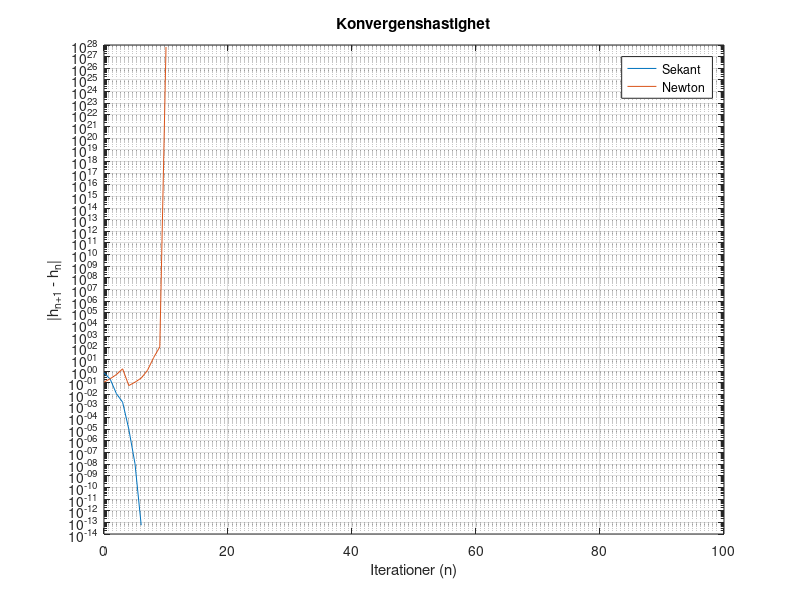

The MATLAB script that drew this image:
% Uppgift 2a Newtons metod (har lite problem med startgissning)
H = 0.5;
f = @(x) 8 * exp(-x/2) * cos(3 * x) - H; % funktionen
fp = @(x) -4 * exp(-x/2) * cos(3 * x) + 24 * exp(-x/2) * sin(3 * x); % derivatan av funktionen

x = 4.6; % Startgissning (måste ändras för nu divergerar funtionen wierd)
tol = 1e-8; % Tolerans
diffx = 1; iter = 0; maxiter = 100;

while diffx > tol && iter < maxiter % sålänge diff är större än tolerasen
    iter = iter + 1; % öka anta iterationer
    xnew = x - (f ( x ) / fp ( x )) ; % Räkna xn+1=xn-(f(x)/f'(x)) 
    diffx = abs ( xnew - x ) ; % skillnaden/längden mellan två pinkter:  | x ( n +1) -x ( n ) |
    x = xnew ; % Uppdatera xn med värdet av xn+1, alltså stargissningen uppdateras
    disp ([ iter xnew diffx ]) % Utskrift pa skarmen
 end
Th=xnew %resultat


%---------_________________-----------------_______________________-----------------------___________________

% Uppgift 2b : Secant method (funkar bra)
H=0.5;
g = @(x) 8 * exp(-x/2) * cos(3 * x) - H; % funitionen
% Startgissning
h0 = 4; 
h1 = 5;
tol = 1e-8; % tolerans
diffx = 1; % differensen
iter = 0; % antal iterationer
maxiter = 100;

while diffx > tol && iter < maxiter % sålänge differensen är större än toleransen
    iter = iter + 1; % Increment iteration 
    hnew = h1 - g(h1) * ((h1 - h0) / (g(h1) - g(h0))); % räkna xn+1 = xn-f(xn)*(x-xn)/f(xn)-f(x0) här är xn =h1 och x= h0
    diffx = abs(hnew - h1); % skillnaden/längden mellan två pinkter:  | x ( n +1) -x ( n ) |
    h0 = h1;  % uppdatera så att i andra iteration x=h1
    h1 = hnew; % uppdatera så att i andra iteration xn = xn+1 alltså den nya x värdet
    disp([iter, hnew, diffx]); 
end
T = hnew

%---------------________________------------______________---------------______________---------------------

%Uppgift 2c: Jämför konvergenshastigheten

% #############  Kopiera sekants metod ################
H = 0.5;
g = @(x) 8 * exp(-x/2) * cos(3 * x) - H;
% Startgissning
h0 = 4; 
h1 = 5;
tol = 1e-8; % Tolerans
diffx = []; % Difference till en vector för att lagra skillnader |h_{n+1} - h_n| för olika n ={0,1,2....}
iter = 0;
maxiter = 100; % Maximalt antal iterationer
while iter < maxiter
    iter = iter + 1; % Öka antal iterationer
    % Beräkna nästa steg
    hnew = h1 - g(h1) * ((h1 - h0) / (g(h1) - g(h0))); 
    % Spara skillnaden |h_{n+1} - h_n|
    diffx = [diffx, abs(hnew - h1)];
    % Uppdatera för nästa iteration
    h0 = h1;
    h1 = hnew;
end
%###########  kopiera Newtons metod  ###############
H = 0.5;
f = @(x) 8 * exp(-x/2) * cos(3 * x) - H;
fp = @(x) -4 * exp(-x/2) * cos(3 * x) + 24 * exp(-x/2) * sin(3 * x);
x = 4.6; % Startgissning
tol = 1e-8; % Tolerans
diffx1 = []; %Difference till en vector för att lagra skillnader |h_{n+1} - h_n| för olika n ={0,1,2....}
iter1 = 0; maxiter = 100;
while iter1 < maxiter
    iter1 = iter1 + 1; % increment iterations
    xnew = x - (f ( x ) / fp ( x )) ; % räkna xn+1
    diffx1 = [diffx1, abs( xnew - x )] ; % lägg till diff för varje iteration i vektorn
    x = xnew ; % uppdatera startgissning
 end

% ###############  Plotta konvergenshastigheten  ################
figure;
semilogy(0:length(diffx)-1, diffx);
hold on;
semilogy(0:length(diffx1)-1, diffx1);

grid on;

xlabel('Iterationer (n)');
ylabel('|h_{n+1} - h_n|');
title('Konvergenshastighet');
legend('Sekant', 'Newton');


%________----------------_________________------------------___________________------------------------_____

% Uppgift 2d (måste fixa probelemt med startgissning, samma problem som i 2a)
H = 2.8464405473 ; % byt H = 2.8464405473 
v = @(x) 8 * exp(-x/2) * cos(3 * x) - H; % funktionen
vp = @(x) -4 * exp(-x/2) * cos(3 * x) + 24 * exp(-x/2) * sin(3 * x); % derivatan av funktionen

x = 0.4; % Startgissning (måste ändras för nu divergerar funtionen wierd)
tol = 1e-8; % Tolerans
diffx = 1; iter = 0; maxiter = 100;

while diffx > tol && iter < maxiter % sålänge diff är större än tolerasen
    iter = iter + 1; % öka anta iterationer
    xnew = x - (v ( x ) / vp ( x )) ; % Räkna xn+1=xn-(f(x)/f'(x)) 
    diffx = abs ( xnew - x ) ; % skillnaden/längden mellan två pinkter:  | x ( n +1) -x ( n ) |
    x = xnew ; % Uppdatera xn med värdet av xn+1, alltså stargissningen uppdateras
    disp ([ iter xnew diffx ]) % Utskrift pa skarmen
 end
Tt=xnew %resultat
